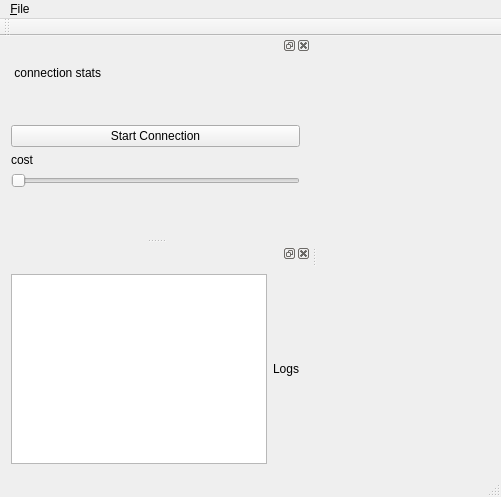
<?xml version="1.0" encoding="UTF-8"?>
<ui version="4.0">
 <class>MainWindow</class>
 <widget class="QMainWindow" name="MainWindow">
  <property name="geometry">
   <rect>
    <x>0</x>
    <y>0</y>
    <width>501</width>
    <height>497</height>
   </rect>
  </property>
  <property name="windowTitle">
   <string>MainWindow</string>
  </property>
  <widget class="QWidget" name="centralWidget"/>
  <widget class="QMenuBar" name="menuBar">
   <property name="geometry">
    <rect>
     <x>0</x>
     <y>0</y>
     <width>501</width>
     <height>19</height>
    </rect>
   </property>
   <widget class="QMenu" name="menu_File">
    <property name="title">
     <string>&amp;File</string>
    </property>
    <addaction name="action_Settings"/>
   </widget>
   <addaction name="menu_File"/>
  </widget>
  <widget class="QToolBar" name="mainToolBar">
   <attribute name="toolBarArea">
    <enum>TopToolBarArea</enum>
   </attribute>
   <attribute name="toolBarBreak">
    <bool>false</bool>
   </attribute>
  </widget>
  <widget class="QStatusBar" name="statusBar"/>
  <widget class="QDockWidget" name="dockWidget">
   <attribute name="dockWidgetArea">
    <number>1</number>
   </attribute>
   <widget class="QWidget" name="dockWidgetContents">
    <layout class="QGridLayout" name="gridLayout">
     <item row="1" column="0">
      <spacer name="verticalSpacer_2">
       <property name="orientation">
        <enum>Qt::Vertical</enum>
       </property>
       <property name="sizeHint" stdset="0">
        <size>
         <width>20</width>
         <height>40</height>
        </size>
       </property>
      </spacer>
     </item>
     <item row="2" column="0">
      <widget class="QPushButton" name="pushButton">
       <property name="text">
        <string>Start Connection</string>
       </property>
      </widget>
     </item>
     <item row="0" column="0">
      <widget class="QLabel" name="label">
       <property name="text">
        <string> connection stats</string>
       </property>
      </widget>
     </item>
     <item row="4" column="0">
      <widget class="QSlider" name="horizontalSlider">
       <property name="orientation">
        <enum>Qt::Horizontal</enum>
       </property>
      </widget>
     </item>
     <item row="5" column="0">
      <spacer name="verticalSpacer">
       <property name="orientation">
        <enum>Qt::Vertical</enum>
       </property>
       <property name="sizeHint" stdset="0">
        <size>
         <width>20</width>
         <height>40</height>
        </size>
       </property>
      </spacer>
     </item>
     <item row="3" column="0">
      <widget class="QLabel" name="label_3">
       <property name="text">
        <string>cost</string>
       </property>
      </widget>
     </item>
    </layout>
   </widget>
  </widget>
  <widget class="QDockWidget" name="dockWidget_2">
   <attribute name="dockWidgetArea">
    <number>1</number>
   </attribute>
   <widget class="QWidget" name="dockWidgetContents_2">
    <layout class="QGridLayout" name="gridLayout_2">
     <item row="0" column="1">
      <widget class="QLabel" name="label_2">
       <property name="text">
        <string>Logs</string>
       </property>
      </widget>
     </item>
     <item row="0" column="0">
      <widget class="QTableView" name="listView"/>
     </item>
    </layout>
   </widget>
  </widget>
  <action name="action_Settings">
   <property name="text">
    <string>&amp;Settings</string>
   </property>
  </action>
 </widget>
 <layoutdefault spacing="6" margin="11"/>
 <resources/>
 <connections/>
</ui>
